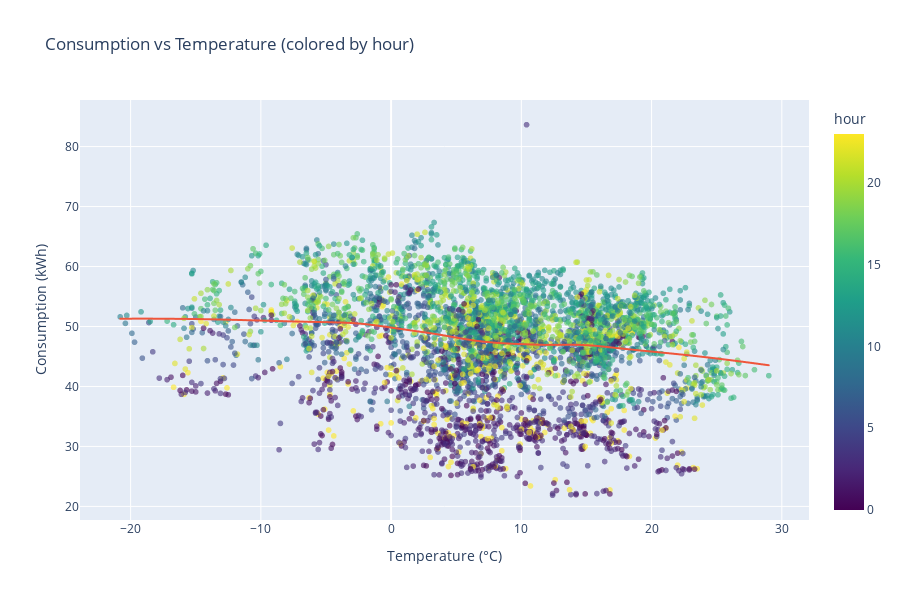

The cell this chart's notebook holds for it:
### Markdown cell above
### 3.4 Temperature vs Consumption Relationship

### Code cell
# Scatter plot with trend line
fig = px.scatter(
    df_merged, 
    x='temperature', 
    y='consumption',
    color='hour',
    color_continuous_scale='Viridis',
    title='Consumption vs Temperature (colored by hour)',
    labels={'temperature': 'Temperature (°C)', 'consumption': 'Consumption (kWh)'},
    trendline='lowess',
    opacity=0.6
)

fig.update_layout(height=600)
fig.show()

# Calculate correlation
correlation = df_merged['consumption'].corr(df_merged['temperature'])
print(f"\nCorrelation between Temperature and Consumption: {correlation:.4f}")

### Figure 1 — Plotly figure (JSON) as saved in the notebook; plotly's stock layout.template omitted (floating-point values rounded to 4 significant figures; data arrays with more than 128 entries replaced by an {"elided": "..."} marker saying what was removed)
{"data": [{"hovertemplate": "Temperature (°C)=%{x}<br>Consumption (kWh)=%{y}<br>hour=%{marker.color}<extra></extra>", "legendgroup": "", "marker": {"color": {"elided": "4296 int values"}, "coloraxis": "coloraxis", "opacity": 0.6, "symbol": "circle"}, "mode": "markers", "name": "", "showlegend": false, "type": "scattergl", "x": {"elided": "4296 float values"}, "xaxis": "x", "y": {"elided": "4296 float values"}, "yaxis": "y"}, {"hovertemplate": "<b>LOWESS trendline</b><br><br>Temperature (°C)=%{x}<br>Consumption (kWh)=%{y} <b>(trend)</b><extra></extra>", "legendgroup": "", "marker": {"symbol": "circle"}, "mode": "lines", "name": "", "showlegend": false, "type": "scattergl", "x": {"elided": "4296 float values"}, "xaxis": "x", "y": {"elided": "4296 float values"}, "yaxis": "y"}], "layout": {"coloraxis": {"colorbar": {"title": {"text": "hour"}}, "colorscale": [[0, "#440154"], [0.1111, "#482878"], [0.2222, "#3e4989"], [0.3333, "#31688e"], [0.4444, "#26828e"], [0.5556, "#1f9e89"], [0.6667, "#35b779"], [0.7778, "#6ece58"], [0.8889, "#b5de2b"], [1, "#fde725"]]}, "height": 600, "legend": {"tracegroupgap": 0}, "title": {"text": "Consumption vs Temperature (colored by hour)"}, "xaxis": {"anchor": "y", "domain": [0, 1], "title": {"text": "Temperature (°C)"}}, "yaxis": {"anchor": "x", "domain": [0, 1], "title": {"text": "Consumption (kWh)"}}}}
